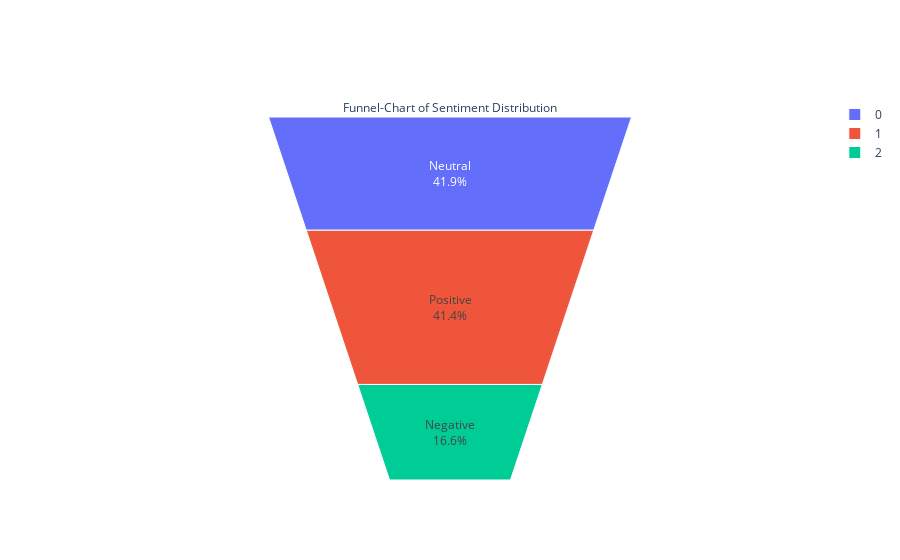

This figure's notebook cell:
### Markdown cell above
# FUNNEL CHART UNTUK VISUALISASI DISTRIBUSI SENSIMEN YANG LEBIH BAIK

### Code cell
plt.figure(figsize=(12,6))
sns.countplot(x='sentiment',data=data)
fig = go.Figure(go.Funnelarea(
    text =temp.sentiment,
    values = temp.text,
    title = {"position": "top center", "text": "Funnel-Chart of Sentiment Distribution"}
    ))
fig.show()

### Figure 1 — Plotly figure (JSON) as saved in the notebook; plotly's stock layout.template omitted (floating-point values rounded to 4 significant figures)
{"data": [{"text": ["Neutral", "Positive", "Negative"], "title": {"position": "top center", "text": "Funnel-Chart of Sentiment Distribution"}, "type": "funnelarea", "values": [1113, 1100, 441]}], "layout": {}}
